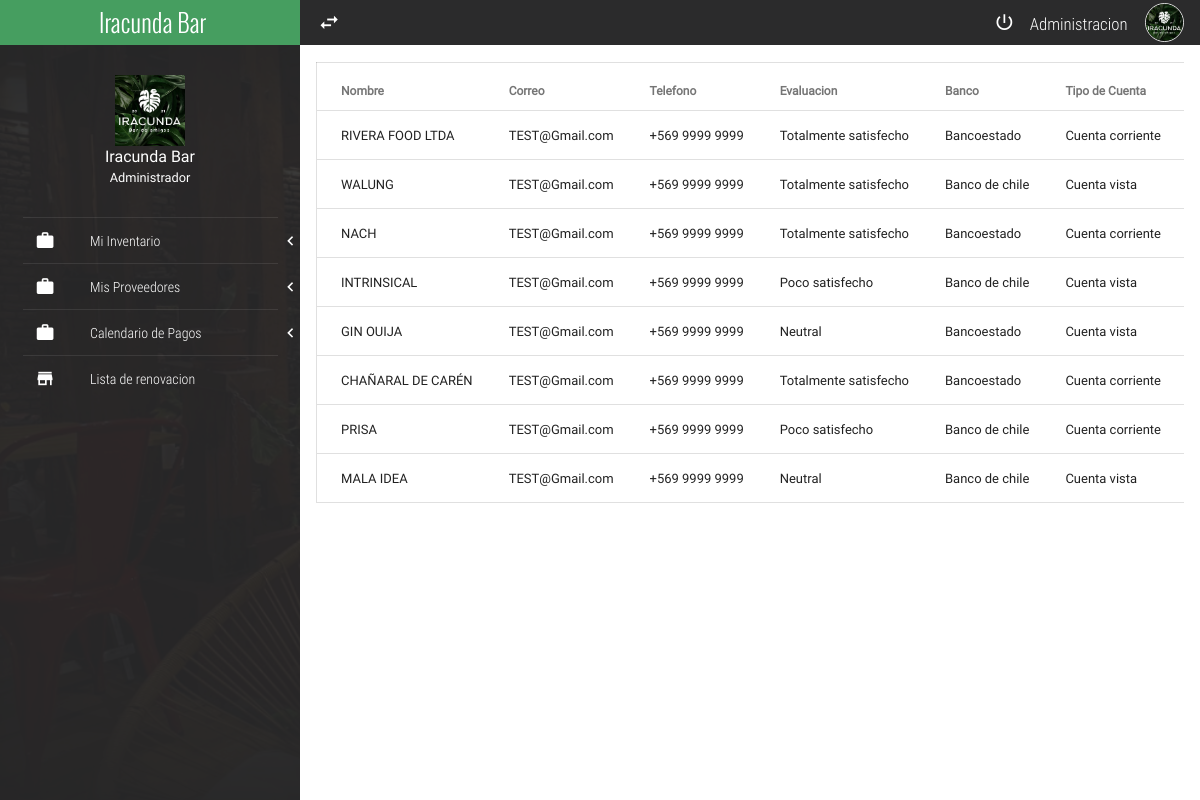
The page /Iracunda/proveedoresver.php on the database its author committed.
### tables this page shows
CREATE TABLE `proveedores` (
  `idp` int(11) NOT NULL,
  `nombre` varchar(20) NOT NULL,
  `correo` text NOT NULL,
  `telefono` text NOT NULL,
  `likert` set('Nada satisfecho','Poco satisfecho','Neutral','Muy satisfecho','Totalmente satisfecho') NOT NULL,
  `banco` text NOT NULL,
  `cuenta` set('Cuenta corriente','Cuenta vista','','') NOT NULL,
  `numerocuenta` text NOT NULL,
  `nota` text NOT NULL
);

### Iracunda/database/BaseDatosp.php (called while the page is built, shortened)
<?php
$host="localhost";
$bd="iracunda";
$usuario="root";
$contraseña="";
try {
    $conexion=new PDO("mysql:host=$host;dbname=$bd",$usuario,$contraseña );
} catch (Exception $ex) {
    echo $ex->getmessage();
}
$sentenciaSQL=$conexion->prepare("SELECT * FROM proveedores");
$sentenciaSQL->execute();
$total=$sentenciaSQL->fetchAll(PDO::FETCH_ASSOC);
?>

### Iracunda/proveedoresver.php (the view, shortened to what this page needs)
<?php include("./database/BaseDatosp.php"); ?>
<!DOCTYPE html>
<html lang="es">
<head>
	<link rel="stylesheet" href="css/normalize.css">
	<link rel="stylesheet" href="css/sweetalert2.css">
	<link rel="stylesheet" href="css/material.min.css">
	<link rel="stylesheet" href="css/material-design-iconic-font.min.css">
	<link rel="stylesheet" href="css/jquery.mCustomScrollbar.css">
	<link rel="stylesheet" href="css/maingreen.css">
</head>
<body>
	<?php include("./Funciones/navlateral.php"); ?>
	<section class="full-width pageContent">
		<div class="full-width navBar">
			<div class="full-width navBar-options">
				<i class="zmdi zmdi-swap btn-menu" id="btn-menu"></i>
				<nav class="navBar-options-list">
					<ul class="list-unstyle">
						<li class="btn-exit" id="btn-exit">
							<i class="zmdi zmdi-power"></i>
						</li>
						<li class="text-condensedLight noLink" ><small>Administracion</small></li>
						<li class="noLink">
							<figure>
								<img src="assets/img/logo.png" alt="Avatar" class="img-responsive">
							</figure>
						</li>
					</ul>
				</nav>
			</div>
		</div>
		<div class="full-width divider-menu-h"></div>
		<div class="mdl-grid">
			<div class="mdl-cell mdl-cell--4-col-phone mdl-cell--8-col-tablet mdl-cell--12-col-desktop">
				<div class="table-responsive">
					<table class="mdl-data-table mdl-js-data-table mdl-shadow--2dp full-width table-responsive">
						<thead>
							<tr>
								<th class="mdl-data-table__cell--non-numeric">Nombre</th>
								<th class="mdl-data-table__cell--non-numeric">Correo</th>
								<th class="mdl-data-table__cell--non-numeric">Telefono</th>
								<th class="mdl-data-table__cell--non-numeric">Evaluacion</th>
								<th class="mdl-data-table__cell--non-numeric">Banco</th>
								<th class="mdl-data-table__cell--non-numeric">Tipo de Cuenta</th>
								<th class="mdl-data-table__cell--non-numeric">Nº de cuenta</th>
							</tr>
						</thead>
						<tbody>
						<?php foreach($total as $proveedores) { ?>
							<tr>
								<td class="mdl-data-table__cell--non-numeric"><?php echo $proveedores['nombre'] ?></td>
								<td class="mdl-data-table__cell--non-numeric"><?php echo $proveedores['correo'] ?></td></td>
								<td class="mdl-data-table__cell--non-numeric"><?php echo $proveedores['telefono'] ?></td></td>
								<td class="mdl-data-table__cell--non-numeric"><?php echo $proveedores['likert'] ?></td></td>
								<td class="mdl-data-table__cell--non-numeric"><?php echo $proveedores['banco'] ?></td></td>
								<td class="mdl-data-table__cell--non-numeric"><?php echo $proveedores['cuenta'] ?></td></td>
								<td class="mdl-data-table__cell--non-numeric"><?php echo $proveedores['numerocuenta'] ?></td></td>
							</tr>
							<?php } ?>
						</tbody>
					</table>
				</div>
			</div>
		</div>
	</section>
</body>
</html>

### Iracunda/Funciones/navlateral.php (shortened to what this page needs)
<section class="full-width navLateral">
		<div class="full-width navLateral-bg btn-menu"></div>
		<div class="full-width navLateral-body">
			<div class="full-width navLateral-body-logo text-center tittles">
				<i class="zmdi zmdi-close btn-menu"></i> Iracunda Bar
			</div>
			<figure class="full-width navLateral-body-tittle-menu">
				<div>
					<img src="assets/img/logo.png" alt="Avatar" class="img-responsive">
				</div>
				<figcaption>
					<span>
						Iracunda Bar<br>
						<small>Administrador</small>
					</span>
				</figcaption>
			</figure>
						<nav class="full-width">
				<ul class="full-width list-unstyle menu-principal">
			<li class="full-width divider-menu-h"></li>
					<li class="full-width">
						<a href="#!" class="full-width btn-subMenu">
							<div class="navLateral-body-cl">
								<i class="zmdi zmdi-case"></i>
							</div>
							<div class="navLateral-body-cr">
								Mi Inventario
							</div>
							<span class="zmdi zmdi-chevron-left"></span>
						</a>
					</li>
							<li class="full-width divider-menu-h"></li>
					<li class="full-width">
						<a href="#!" class="full-width btn-subMenu">
							<div class="navLateral-body-cl">
								<i class="zmdi zmdi-case"></i>
							</div>
							<div class="navLateral-body-cr">
								Mis Proveedores
							</div>
							<span class="zmdi zmdi-chevron-left"></span>
						</a>
					</li>
							<li class="full-width divider-menu-h"></li>
					<li class="full-width">
						<a href="#!" class="full-width btn-subMenu">
							<div class="navLateral-body-cl">
								<i class="zmdi zmdi-case"></i>
							</div>
							<div class="navLateral-body-cr">
								Calendario de Pagos
							</div>
							<span class="zmdi zmdi-chevron-left"></span>
						</a>
					</li>
					<li class="full-width divider-menu-h"></li>
					<li class="full-width">
						<a href="pocoinventario.php" class="full-width">
							<div class="navLateral-body-cl">
								<i class="zmdi zmdi-store"></i>
							</div>
							<div class="navLateral-body-cr">
								Lista de renovacion
							</div>
						</a>
					</li>
	</section>

### Iracunda/css/maingreen.css (style rules this page uses)
:root { --color-text: #3F51B5; --primary-color: #2b2b2c; --acent-color: #469e60; }
html, body { width: 100%; height: 100%; margin: 0; padding: 0; font-size: 16px; font-family: "RobotoRegular"; position: relative; background-color: #fff; }
.text-condensedLight { font-family: "RobotoCondensedLight"; }
.text-center { text-align: center; }
.tittles { font-family: "OswaldLight"; }
.full-width { margin: 0; padding: 0; width: 100%; box-sizing: border-box; }
.list-unstyle { margin: 0; padding: 0; list-style: none; box-sizing: border-box; }
.img-responsive { width: 100%; height: auto; }
.table-responsive { overflow: auto; }
.divider-menu-h { height: 0; border-top: 1px solid rgba(255, 255, 255, .09); width: 85%; margin: 0 auto; }
.table-responsive { width: 100%; overflow-x: scroll; position: relative; }
.navBar { background-color: var(--primary-color); height: 45px; color: #fff; }
.navBar-options { line-height: 45px; height: 45px; position: absolute; width: 100%; top: 0; right: 0; padding: 0; transition: all .3s ease-in-out; }
.navBar-options .btn-menu, .navBar-options-list { line-height: 45px; position: absolute; top: 0; height: 45px; margin: 0; padding: 0; }
.navBar-options .btn-menu { width: 40px; left: 0; font-size: 23px; cursor: pointer; user-select: none; text-align: center; outline: none; margin-left: 9px; }
.navBar-options-list { right: 9px; }
.navBar-options-list .noLink { cursor: inherit !important; }
.navBar-options-list ul { height: 45px; }
.navBar-options-list ul li { height: 45px; line-height: 45px; cursor: pointer; display: inline-block; padding: 0 7px; font-size: 21px; }
.navBar-options-list ul li { outline: none; }
.navBar-options-list ul li figure, .navBar-options-list ul li figure img { margin: 0; padding: 0; padding-top: 0; margin-top: 0; box-sizing: border-box; }
.navBar-options-list ul li figure { height: 45px; }
.navBar-options-list ul li figure img { border: 1px solid #E1E1E1; border-radius: 50%; width: 39px; height: 39px; margin-bottom: 3px; }
.navLateral, .navLateral-body, .navLateral-bg { position: absolute; top: 0; height: 100%; }
.navLateral { left: 0; width: 300px; z-index: 100; transition: all .3s ease-in-out; background-image: url("../assets/img/bar.png"); background-size: cover; color: #fff; overflow: hidden; }
.navLateral-body { z-index: 82; left: 0; padding-bottom: 30px; background-color: rgba(43, 43, 44, .9); }
.navLateral-body-logo { height: 45px; line-height: 45px; color: #fff; width: 100%; font-size: 25px; background-color: var(--acent-color); }
.navLateral-body-cl, .navLateral-body-cr { box-sizing: border-box; height: 77px; float: left; margin: 0; padding: 0; position: relative; }
.navLateral-body-cl { width: 30%; }
.navLateral-body-cr { width: 70%; font-family: "RobotoCondensedLight"; }
.navLateral-body-tittle-menu { text-align: center; padding: 30px 0; }
.navLateral-body-tittle-menu img { max-width: 70px; }
.menu-principal li, .menu-principal li a { display: block; }
.menu-principal li a { height: 45px; color: #fff; position: relative; transition: all .3s ease-in-out; }
.menu-principal li a div.navLateral-body-cl, .menu-principal li a div.navLateral-body-cr { height: 45px; line-height: 45px; }
.menu-principal li a div.navLateral-body-cl { text-align: center; font-size: 20px; }
.btn-subMenu span { position: absolute; top: 0; right: 7px; line-height: 45px; height: 45px; font-size: 19px; }
.pageContent { padding-left: 300px; width: 100%; height: 100%; overflow: hidden; z-index: 77; background-color: #fff; transition: all .3s ease-in-out; }

### rows shown on the page
proveedores: nombre "RIVERA FOOD LTDA", correo "TEST@Gmail.com", telefono "+569 9999 9999", likert "Totalmente satisfecho", banco "Bancoestado", cuenta "Cuenta corriente"
proveedores: nombre "WALUNG", correo "TEST@Gmail.com", telefono "+569 9999 9999", likert "Totalmente satisfecho", banco "Banco de chile", cuenta "Cuenta vista"
proveedores: nombre "NACH", correo "TEST@Gmail.com", telefono "+569 9999 9999", likert "Totalmente satisfecho", banco "Bancoestado", cuenta "Cuenta corriente"
proveedores: nombre "INTRINSICAL", correo "TEST@Gmail.com", telefono "+569 9999 9999", likert "Poco satisfecho", banco "Banco de chile", cuenta "Cuenta vista"
proveedores: nombre "GIN OUIJA", correo "TEST@Gmail.com", telefono "+569 9999 9999", likert "Neutral", banco "Bancoestado", cuenta "Cuenta vista"
proveedores: nombre "CHAÑARAL DE CARÉN", correo "TEST@Gmail.com", telefono "+569 9999 9999", likert "Totalmente satisfecho", banco "Bancoestado", cuenta "Cuenta corriente"
proveedores: nombre "PRISA", correo "TEST@Gmail.com", telefono "+569 9999 9999", likert "Poco satisfecho", banco "Banco de chile", cuenta "Cuenta corriente"
proveedores: nombre "MALA IDEA", correo "TEST@Gmail.com", telefono "+569 9999 9999", likert "Neutral", banco "Banco de chile", cuenta "Cuenta vista"
